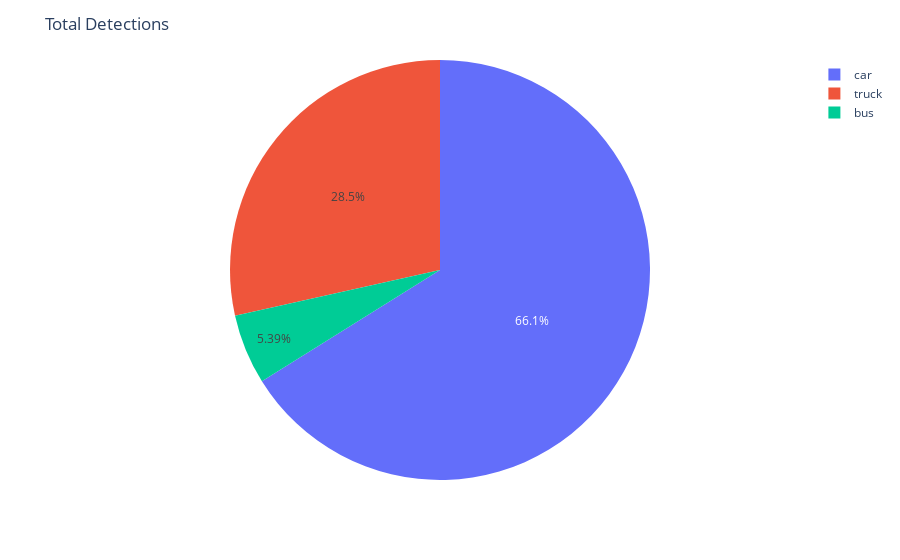

Notebook source saved alongside this figure:
### Code cell
temp_df = pd.DataFrame(df['class_no'].value_counts())
fig = px.pie(temp_df, values='count', names=[classes[i] for i in temp_df.index])
fig.update_layout(title=dict(text="Total Detections"))
fig.show()

### Figure 1 — Plotly figure (JSON) as saved in the notebook; plotly's stock layout.template omitted (floating-point values rounded to 4 significant figures)
{"data": [{"domain": {"x": [0, 1], "y": [0, 1]}, "hovertemplate": "label=%{label}<br>count=%{value}<extra></extra>", "labels": ["car", "truck", "bus"], "legendgroup": "", "name": "", "showlegend": true, "type": "pie", "values": [13171, 5677, 1074]}], "layout": {"legend": {"tracegroupgap": 0}, "margin": {"t": 60}, "title": {"text": "Total Detections"}}}
